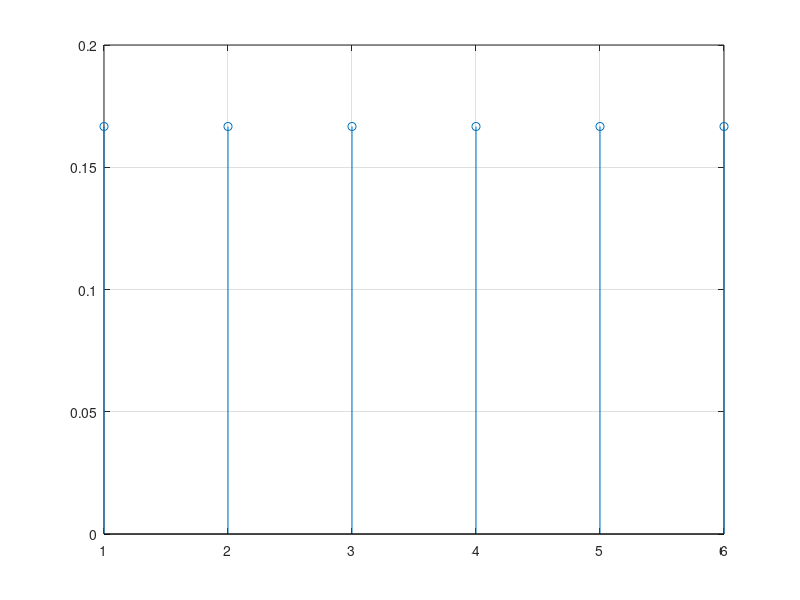
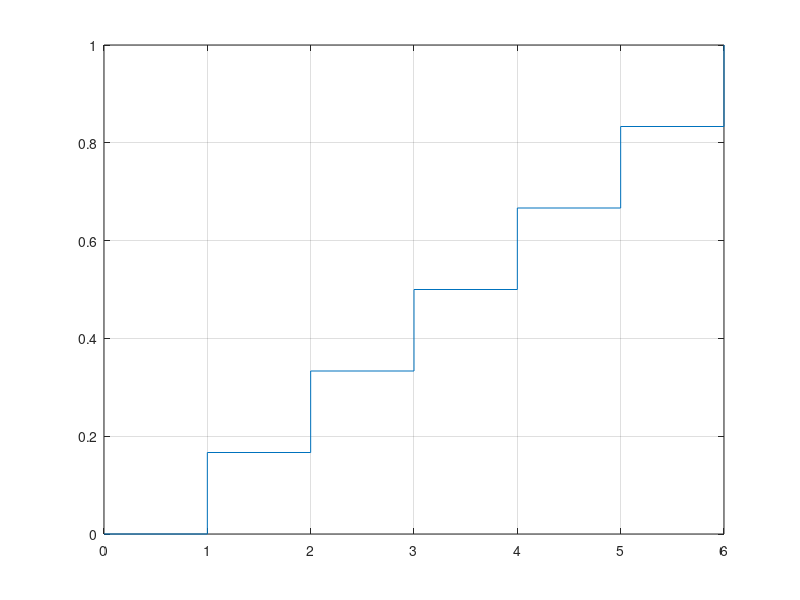

Write MATLAB code to recreate these figures, in order.
%a)
figure(1);
probabilidade = 1/6;

valores_possiveis = 1:6;

stem(valores_possiveis, probabilidade * ones(1, 6));
grid on;

%b)
figure(2);
f_distribuicao = cumsum(probabilidade * ones(1, 6));

stairs([0, valores_possiveis], [0, f_distribuicao]);
grid on;